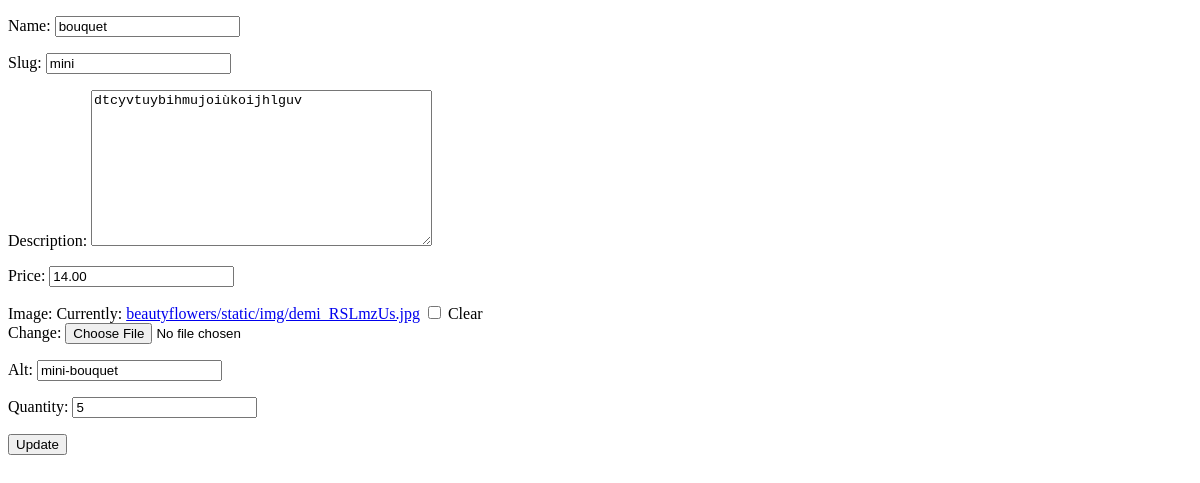
The app's page /1/update, older data.
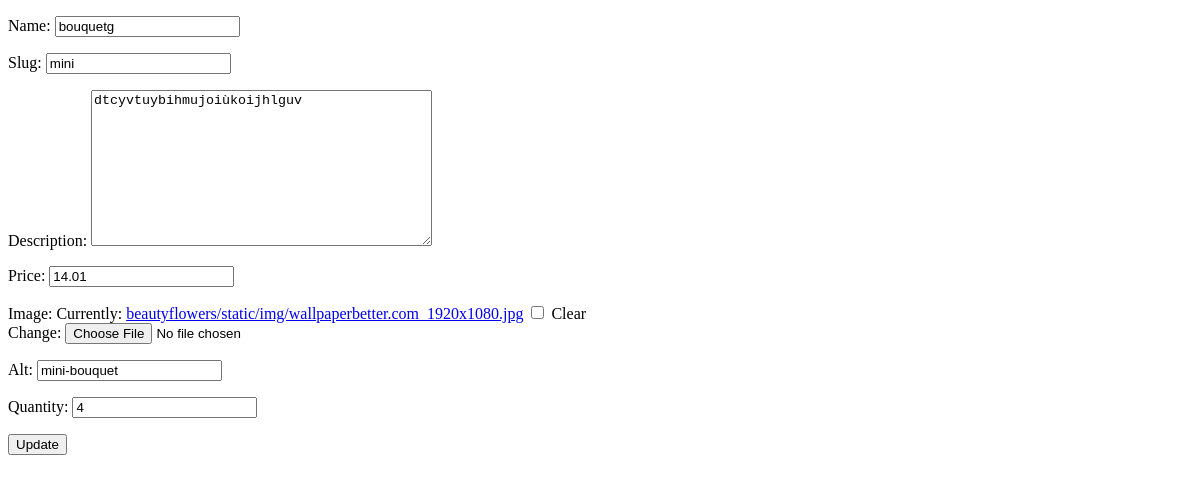
The same page, newer data.
### beautyflowers/models.py (models this page shows, shortened)
class Product(models.Model):
    name = models.CharField(max_length=220)
    slug = models.SlugField(max_length=255, unique=True, blank=True)
    price = models.DecimalField(max_digits=4, decimal_places=2)
    description = models.TextField(blank=True)
    image = models.ImageField(null=True, blank=True, upload_to = "beautyflowers/static/img/")
    alt = models.CharField(max_length=50, null=True, blank=True)
    quantity = models.IntegerField()
    last_modified = models.DateTimeField(auto_now_add = True)
    created_on = models.DateField(blank=True, null=True)
    class Meta:
        ordering = ['-created_on']

### beautyflowers/views.py (the view)
# urls.py: path('<id>/update', views.update_product ),
def update_product(request, id):
    context ={}
    obj = get_object_or_404(Product, id = id)
    form = ProductForm(request.POST or None, request.FILES or None, instance = obj)
    if form.is_valid():
        form.save()
        return HttpResponseRedirect("/" +id)
    context["form"] = form
    return render(request, "beautyflowers/crud/update_product.html", context)

### beautyflowers/forms.py
class ProductForm(forms.ModelForm):
	class Meta:
		model = Product
		fields = [
			"name",
			"slug",
            "description",
			"price",
			"image",
			"alt",
			"quantity",
        ]

### beautyflowers/templates/beautyflowers/crud/update_product.html (shortened to what this page needs)
<!DOCTYPE html>
<html lang="en">
<head>
</head>
<body>
    <div class="main">
        <form method="POST" enctype="multipart/form-data">
            {{ form.as_p }}
            <input type="submit" value="Update">
        </form>
    </div>
</body>
</html>

Row changes from the older to the newer data that the page shows:
changed Product "mini": name "bouquet" → "bouquetg"; price "14.00" → "14.01"; quantity "5" → "4"
Text that changed along with them:
text no longer shown: "Name: Slug: Description: Price: Image: Currently: beautyflowers/static/img/demi_RSLmzUs.jpg Clear Change: Alt: Quantity:"
text now shown: "Name: Slug: Description: Price: Image: Currently: beautyflowers/static/img/wallpaperbetter.com_1920x1080.jpg Clear Change: Alt: Quantity:"
